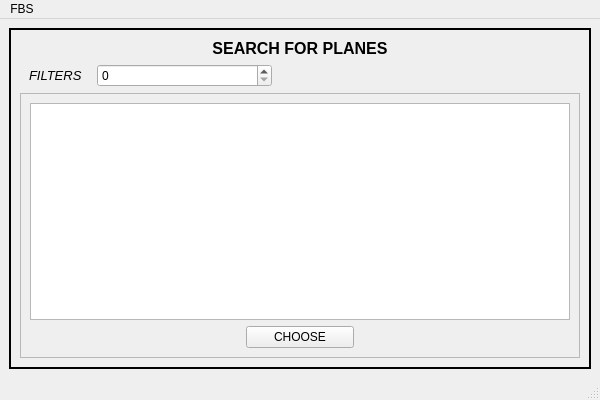
<?xml version="1.0" encoding="UTF-8"?>
<ui version="4.0">
 <class>MainWindow</class>
 <widget class="QMainWindow" name="MainWindow">
  <property name="geometry">
   <rect>
    <x>0</x>
    <y>0</y>
    <width>600</width>
    <height>400</height>
   </rect>
  </property>
  <property name="windowTitle">
   <string>MainWindow</string>
  </property>
  <widget class="QWidget" name="centralwidget">
   <layout class="QVBoxLayout" name="verticalLayout_2">
    <item>
     <widget class="QStackedWidget" name="stackedWidget_2">
      <property name="enabled">
       <bool>true</bool>
      </property>
      <property name="autoFillBackground">
       <bool>false</bool>
      </property>
      <property name="frameShape">
       <enum>QFrame::Shape::Box</enum>
      </property>
      <property name="frameShadow">
       <enum>QFrame::Shadow::Plain</enum>
      </property>
      <property name="lineWidth">
       <number>2</number>
      </property>
      <property name="midLineWidth">
       <number>1</number>
      </property>
      <property name="currentIndex">
       <number>3</number>
      </property>
      <widget class="QWidget" name="page_3">
       <layout class="QVBoxLayout" name="verticalLayout">
        <item>
         <widget class="QLabel" name="label_4">
          <property name="text">
           <string>&lt;!DOCTYPE HTML PUBLIC &quot;-//W3C//DTD HTML 4.0//EN&quot; &quot;http://www.w3.org/TR/REC-html40/strict.dtd&quot;&gt;
&lt;html&gt;&lt;head&gt;&lt;meta name=&quot;qrichtext&quot; content=&quot;1&quot; /&gt;&lt;meta charset=&quot;utf-8&quot; /&gt;&lt;style type=&quot;text/css&quot;&gt;
p, li { white-space: pre-wrap; }
hr { height: 1px; border-width: 0; }
li.unchecked::marker { content: &quot;\2610&quot;; }
li.checked::marker { content: &quot;\2612&quot;; }
&lt;/style&gt;&lt;/head&gt;&lt;body style=&quot; font-family:'Segoe UI'; font-size:9pt; font-weight:400; font-style:normal;&quot;&gt;
&lt;p align=&quot;center&quot; style=&quot; margin-top:0px; margin-bottom:0px; margin-left:0px; margin-right:0px; -qt-block-indent:0; text-indent:0px;&quot;&gt;&lt;span style=&quot; font-size:16pt; font-weight:700;&quot;&gt;REGISTRATION&lt;/span&gt;&lt;/p&gt;&lt;/body&gt;&lt;/html&gt;</string>
          </property>
          <property name="textFormat">
           <enum>Qt::TextFormat::RichText</enum>
          </property>
         </widget>
        </item>
        <item>
         <layout class="QFormLayout" name="formLayout">
          <item row="0" column="0">
           <widget class="QLabel" name="label_3">
            <property name="text">
             <string>e-mail</string>
            </property>
           </widget>
          </item>
          <item row="0" column="1">
           <widget class="QLineEdit" name="lineEdit"/>
          </item>
          <item row="1" column="0">
           <widget class="QLabel" name="label_2">
            <property name="text">
             <string>login</string>
            </property>
           </widget>
          </item>
          <item row="1" column="1">
           <widget class="QLineEdit" name="lineEdit_2"/>
          </item>
          <item row="2" column="0">
           <widget class="QLabel" name="label">
            <property name="text">
             <string>password</string>
            </property>
           </widget>
          </item>
          <item row="2" column="1">
           <widget class="QLineEdit" name="lineEdit_3"/>
          </item>
         </layout>
        </item>
        <item>
         <spacer name="verticalSpacer">
          <property name="orientation">
           <enum>Qt::Orientation::Vertical</enum>
          </property>
          <property name="sizeType">
           <enum>QSizePolicy::Policy::Preferred</enum>
          </property>
          <property name="sizeHint" stdset="0">
           <size>
            <width>20</width>
            <height>40</height>
           </size>
          </property>
         </spacer>
        </item>
        <item>
         <layout class="QHBoxLayout" name="horizontalLayout_2" stretch="1,7,6">
          <item>
           <spacer name="horizontalSpacer">
            <property name="orientation">
             <enum>Qt::Orientation::Horizontal</enum>
            </property>
            <property name="sizeHint" stdset="0">
             <size>
              <width>40</width>
              <height>20</height>
             </size>
            </property>
           </spacer>
          </item>
          <item>
           <layout class="QHBoxLayout" name="horizontalLayout" stretch="1,2,1">
            <item>
             <widget class="QPushButton" name="pushButton_3">
              <property name="text">
               <string>TO LOGIN</string>
              </property>
             </widget>
            </item>
            <item>
             <spacer name="horizontalSpacer_3">
              <property name="orientation">
               <enum>Qt::Orientation::Horizontal</enum>
              </property>
              <property name="sizeType">
               <enum>QSizePolicy::Policy::Preferred</enum>
              </property>
              <property name="sizeHint" stdset="0">
               <size>
                <width>40</width>
                <height>20</height>
               </size>
              </property>
             </spacer>
            </item>
            <item>
             <widget class="QPushButton" name="pushButton">
              <property name="text">
               <string>REGISTER</string>
              </property>
             </widget>
            </item>
           </layout>
          </item>
          <item>
           <spacer name="horizontalSpacer_2">
            <property name="orientation">
             <enum>Qt::Orientation::Horizontal</enum>
            </property>
            <property name="sizeType">
             <enum>QSizePolicy::Policy::Expanding</enum>
            </property>
            <property name="sizeHint" stdset="0">
             <size>
              <width>12</width>
              <height>25</height>
             </size>
            </property>
           </spacer>
          </item>
         </layout>
        </item>
       </layout>
      </widget>
      <widget class="QWidget" name="page_4">
       <layout class="QGridLayout" name="gridLayout">
        <item row="0" column="0">
         <layout class="QVBoxLayout" name="verticalLayout_3">
          <item>
           <widget class="QLabel" name="label_5">
            <property name="text">
             <string>&lt;html&gt;&lt;head/&gt;&lt;body&gt;&lt;p align=&quot;center&quot;&gt;&lt;span style=&quot; font-size:16pt; font-weight:700;&quot;&gt;AUTHORISATION&lt;/span&gt;&lt;/p&gt;&lt;/body&gt;&lt;/html&gt;</string>
            </property>
           </widget>
          </item>
          <item>
           <layout class="QFormLayout" name="formLayout_2">
            <item row="0" column="0">
             <widget class="QLabel" name="label_6">
              <property name="text">
               <string>login</string>
              </property>
             </widget>
            </item>
            <item row="0" column="1">
             <widget class="QLineEdit" name="lineEdit_4"/>
            </item>
            <item row="1" column="0">
             <widget class="QLabel" name="label_7">
              <property name="text">
               <string>password</string>
              </property>
             </widget>
            </item>
            <item row="1" column="1">
             <widget class="QLineEdit" name="lineEdit_5"/>
            </item>
           </layout>
          </item>
          <item>
           <spacer name="verticalSpacer_2">
            <property name="orientation">
             <enum>Qt::Orientation::Vertical</enum>
            </property>
            <property name="sizeType">
             <enum>QSizePolicy::Policy::Preferred</enum>
            </property>
            <property name="sizeHint" stdset="0">
             <size>
              <width>20</width>
              <height>40</height>
             </size>
            </property>
           </spacer>
          </item>
          <item>
           <layout class="QHBoxLayout" name="horizontalLayout_3" stretch="0,1,0,1,0,1,0">
            <item>
             <spacer name="horizontalSpacer_5">
              <property name="orientation">
               <enum>Qt::Orientation::Horizontal</enum>
              </property>
              <property name="sizeHint" stdset="0">
               <size>
                <width>40</width>
                <height>20</height>
               </size>
              </property>
             </spacer>
            </item>
            <item>
             <widget class="QPushButton" name="pushButton_6">
              <property name="text">
               <string>TO REGISTRATION</string>
              </property>
             </widget>
            </item>
            <item>
             <spacer name="horizontalSpacer_6">
              <property name="orientation">
               <enum>Qt::Orientation::Horizontal</enum>
              </property>
              <property name="sizeHint" stdset="0">
               <size>
                <width>40</width>
                <height>20</height>
               </size>
              </property>
             </spacer>
            </item>
            <item>
             <widget class="QPushButton" name="pushButton_4">
              <property name="text">
               <string>LOGIN</string>
              </property>
             </widget>
            </item>
            <item>
             <spacer name="horizontalSpacer_7">
              <property name="orientation">
               <enum>Qt::Orientation::Horizontal</enum>
              </property>
              <property name="sizeHint" stdset="0">
               <size>
                <width>40</width>
                <height>20</height>
               </size>
              </property>
             </spacer>
            </item>
            <item>
             <widget class="QPushButton" name="pushButton_5">
              <property name="text">
               <string>RESET PASSWORD</string>
              </property>
             </widget>
            </item>
            <item>
             <spacer name="horizontalSpacer_8">
              <property name="orientation">
               <enum>Qt::Orientation::Horizontal</enum>
              </property>
              <property name="sizeHint" stdset="0">
               <size>
                <width>40</width>
                <height>20</height>
               </size>
              </property>
             </spacer>
            </item>
           </layout>
          </item>
         </layout>
        </item>
       </layout>
      </widget>
      <widget class="QWidget" name="page_ACC">
       <layout class="QFormLayout" name="formLayout_3">
        <item row="0" column="0">
         <widget class="QLabel" name="label_8">
          <property name="text">
           <string>&lt;html&gt;&lt;head/&gt;&lt;body&gt;&lt;p align=&quot;center&quot;&gt;&lt;span style=&quot; font-size:16pt; font-weight:700;&quot;&gt;MY ACCOUNT&lt;/span&gt;&lt;/p&gt;&lt;/body&gt;&lt;/html&gt;</string>
          </property>
         </widget>
        </item>
        <item row="0" column="1">
         <spacer name="horizontalSpacer_4">
          <property name="orientation">
           <enum>Qt::Orientation::Horizontal</enum>
          </property>
          <property name="sizeHint" stdset="0">
           <size>
            <width>401</width>
            <height>25</height>
           </size>
          </property>
         </spacer>
        </item>
        <item row="1" column="0">
         <layout class="QVBoxLayout" name="verticalLayout_4" stretch="5,0,1,0,1,0,5">
          <item>
           <spacer name="verticalSpacer_7">
            <property name="orientation">
             <enum>Qt::Orientation::Vertical</enum>
            </property>
            <property name="sizeHint" stdset="0">
             <size>
              <width>20</width>
              <height>40</height>
             </size>
            </property>
           </spacer>
          </item>
          <item>
           <widget class="QPushButton" name="pushButton_2">
            <property name="text">
             <string>PERSONAL INFORMATION</string>
            </property>
           </widget>
          </item>
          <item>
           <spacer name="verticalSpacer_8">
            <property name="orientation">
             <enum>Qt::Orientation::Vertical</enum>
            </property>
            <property name="sizeHint" stdset="0">
             <size>
              <width>20</width>
              <height>40</height>
             </size>
            </property>
           </spacer>
          </item>
          <item>
           <widget class="QPushButton" name="pushButton_7">
            <property name="text">
             <string>SEARCH FOR PLANES</string>
            </property>
           </widget>
          </item>
          <item>
           <spacer name="verticalSpacer_9">
            <property name="orientation">
             <enum>Qt::Orientation::Vertical</enum>
            </property>
            <property name="sizeHint" stdset="0">
             <size>
              <width>20</width>
              <height>40</height>
             </size>
            </property>
           </spacer>
          </item>
          <item>
           <widget class="QPushButton" name="pushButton_8">
            <property name="text">
             <string>HISTORY</string>
            </property>
           </widget>
          </item>
          <item>
           <spacer name="verticalSpacer_10">
            <property name="orientation">
             <enum>Qt::Orientation::Vertical</enum>
            </property>
            <property name="sizeHint" stdset="0">
             <size>
              <width>20</width>
              <height>40</height>
             </size>
            </property>
           </spacer>
          </item>
         </layout>
        </item>
        <item row="1" column="1">
         <widget class="QStackedWidget" name="stackedWidget">
          <property name="currentIndex">
           <number>2</number>
          </property>
          <widget class="QWidget" name="page_6">
           <layout class="QGridLayout" name="gridLayout_2">
            <item row="0" column="0">
             <layout class="QVBoxLayout" name="verticalLayout_5">
              <item>
               <spacer name="verticalSpacer_3">
                <property name="orientation">
                 <enum>Qt::Orientation::Vertical</enum>
                </property>
                <property name="sizeHint" stdset="0">
                 <size>
                  <width>20</width>
                  <height>40</height>
                 </size>
                </property>
               </spacer>
              </item>
              <item>
               <layout class="QFormLayout" name="formLayout_4">
                <item row="0" column="0">
                 <widget class="QLabel" name="label_9">
                  <property name="text">
                   <string>First name</string>
                  </property>
                 </widget>
                </item>
                <item row="0" column="1">
                 <widget class="QLineEdit" name="lineEdit_6"/>
                </item>
                <item row="1" column="0">
                 <widget class="QLabel" name="label_10">
                  <property name="text">
                   <string>Last name</string>
                  </property>
                 </widget>
                </item>
                <item row="1" column="1">
                 <widget class="QLineEdit" name="lineEdit_7"/>
                </item>
                <item row="2" column="0">
                 <widget class="QLabel" name="label_12">
                  <property name="text">
                   <string>Age</string>
                  </property>
                 </widget>
                </item>
                <item row="2" column="1">
                 <widget class="QLineEdit" name="lineEdit_8"/>
                </item>
                <item row="3" column="0">
                 <widget class="QLabel" name="label_11">
                  <property name="text">
                   <string>e-mail</string>
                  </property>
                 </widget>
                </item>
                <item row="3" column="1">
                 <widget class="QLineEdit" name="lineEdit_9"/>
                </item>
               </layout>
              </item>
              <item>
               <spacer name="verticalSpacer_4">
                <property name="orientation">
                 <enum>Qt::Orientation::Vertical</enum>
                </property>
                <property name="sizeHint" stdset="0">
                 <size>
                  <width>20</width>
                  <height>40</height>
                 </size>
                </property>
               </spacer>
              </item>
              <item>
               <layout class="QHBoxLayout" name="horizontalLayout_5">
                <item>
                 <spacer name="horizontalSpacer_11">
                  <property name="orientation">
                   <enum>Qt::Orientation::Horizontal</enum>
                  </property>
                  <property name="sizeHint" stdset="0">
                   <size>
                    <width>40</width>
                    <height>20</height>
                   </size>
                  </property>
                 </spacer>
                </item>
                <item>
                 <widget class="QPushButton" name="pushButton_9">
                  <property name="text">
                   <string>SAVE CHANGES</string>
                  </property>
                 </widget>
                </item>
                <item>
                 <spacer name="horizontalSpacer_12">
                  <property name="orientation">
                   <enum>Qt::Orientation::Horizontal</enum>
                  </property>
                  <property name="sizeHint" stdset="0">
                   <size>
                    <width>40</width>
                    <height>20</height>
                   </size>
                  </property>
                 </spacer>
                </item>
               </layout>
              </item>
             </layout>
            </item>
           </layout>
          </widget>
          <widget class="QWidget" name="page_7">
           <layout class="QGridLayout" name="gridLayout_3">
            <item row="0" column="0">
             <layout class="QVBoxLayout" name="verticalLayout_6">
              <item>
               <spacer name="verticalSpacer_5">
                <property name="orientation">
                 <enum>Qt::Orientation::Vertical</enum>
                </property>
                <property name="sizeHint" stdset="0">
                 <size>
                  <width>20</width>
                  <height>40</height>
                 </size>
                </property>
               </spacer>
              </item>
              <item>
               <layout class="QFormLayout" name="formLayout_5">
                <item row="0" column="0">
                 <widget class="QLabel" name="label_14">
                  <property name="text">
                   <string>First name</string>
                  </property>
                 </widget>
                </item>
                <item row="0" column="1">
                 <widget class="QFrame" name="frame">
                  <property name="frameShape">
                   <enum>QFrame::Shape::StyledPanel</enum>
                  </property>
                  <property name="frameShadow">
                   <enum>QFrame::Shadow::Raised</enum>
                  </property>
                 </widget>
                </item>
                <item row="1" column="0">
                 <widget class="QLabel" name="label_13">
                  <property name="text">
                   <string>Last name</string>
                  </property>
                 </widget>
                </item>
                <item row="1" column="1">
                 <widget class="QFrame" name="frame_4">
                  <property name="frameShape">
                   <enum>QFrame::Shape::StyledPanel</enum>
                  </property>
                  <property name="frameShadow">
                   <enum>QFrame::Shadow::Raised</enum>
                  </property>
                 </widget>
                </item>
                <item row="2" column="0">
                 <widget class="QLabel" name="label_15">
                  <property name="text">
                   <string>Age</string>
                  </property>
                 </widget>
                </item>
                <item row="2" column="1">
                 <widget class="QFrame" name="frame_3">
                  <property name="frameShape">
                   <enum>QFrame::Shape::StyledPanel</enum>
                  </property>
                  <property name="frameShadow">
                   <enum>QFrame::Shadow::Raised</enum>
                  </property>
                 </widget>
                </item>
                <item row="3" column="0">
                 <widget class="QLabel" name="label_16">
                  <property name="text">
                   <string>e-mail</string>
                  </property>
                 </widget>
                </item>
                <item row="3" column="1">
                 <widget class="QFrame" name="frame_2">
                  <property name="frameShape">
                   <enum>QFrame::Shape::StyledPanel</enum>
                  </property>
                  <property name="frameShadow">
                   <enum>QFrame::Shadow::Raised</enum>
                  </property>
                 </widget>
                </item>
               </layout>
              </item>
              <item>
               <spacer name="verticalSpacer_6">
                <property name="orientation">
                 <enum>Qt::Orientation::Vertical</enum>
                </property>
                <property name="sizeHint" stdset="0">
                 <size>
                  <width>20</width>
                  <height>40</height>
                 </size>
                </property>
               </spacer>
              </item>
              <item>
               <layout class="QHBoxLayout" name="horizontalLayout_4">
                <item>
                 <spacer name="horizontalSpacer_10">
                  <property name="orientation">
                   <enum>Qt::Orientation::Horizontal</enum>
                  </property>
                  <property name="sizeHint" stdset="0">
                   <size>
                    <width>40</width>
                    <height>20</height>
                   </size>
                  </property>
                 </spacer>
                </item>
                <item>
                 <widget class="QPushButton" name="pushButton_10">
                  <property name="text">
                   <string>CHANGE INFO</string>
                  </property>
                 </widget>
                </item>
                <item>
                 <spacer name="horizontalSpacer_9">
                  <property name="orientation">
                   <enum>Qt::Orientation::Horizontal</enum>
                  </property>
                  <property name="sizeHint" stdset="0">
                   <size>
                    <width>40</width>
                    <height>20</height>
                   </size>
                  </property>
                 </spacer>
                </item>
               </layout>
              </item>
             </layout>
            </item>
           </layout>
          </widget>
          <widget class="QWidget" name="page">
           <layout class="QGridLayout" name="gridLayout_4">
            <item row="0" column="0">
             <layout class="QVBoxLayout" name="verticalLayout_7">
              <item>
               <widget class="QLabel" name="label_17">
                <property name="text">
                 <string>&lt;html&gt;&lt;head/&gt;&lt;body&gt;&lt;p align=&quot;center&quot;&gt;&lt;span style=&quot; font-size:12pt;&quot;&gt;PURCHASE HISTORY&lt;/span&gt;&lt;/p&gt;&lt;/body&gt;&lt;/html&gt;</string>
                </property>
               </widget>
              </item>
              <item>
               <widget class="QTableView" name="tableView"/>
              </item>
             </layout>
            </item>
           </layout>
          </widget>
         </widget>
        </item>
       </layout>
      </widget>
      <widget class="QWidget" name="page_8">
       <layout class="QGridLayout" name="gridLayout_5">
        <item row="0" column="0">
         <layout class="QVBoxLayout" name="verticalLayout_8">
          <item>
           <widget class="QLabel" name="label_18">
            <property name="text">
             <string>&lt;html&gt;&lt;head/&gt;&lt;body&gt;&lt;p align=&quot;center&quot;&gt;&lt;span style=&quot; font-size:12pt; font-weight:700;&quot;&gt;SEARCH FOR PLANES&lt;/span&gt;&lt;/p&gt;&lt;/body&gt;&lt;/html&gt;</string>
            </property>
           </widget>
          </item>
          <item>
           <layout class="QHBoxLayout" name="horizontalLayout_6" stretch="1,0,1,20,35">
            <item>
             <spacer name="horizontalSpacer_13">
              <property name="orientation">
               <enum>Qt::Orientation::Horizontal</enum>
              </property>
              <property name="sizeHint" stdset="0">
               <size>
                <width>40</width>
                <height>20</height>
               </size>
              </property>
             </spacer>
            </item>
            <item>
             <widget class="QLabel" name="label_19">
              <property name="text">
               <string>&lt;html&gt;&lt;head/&gt;&lt;body&gt;&lt;p&gt;&lt;span style=&quot; font-size:10pt; font-style:italic;&quot;&gt;FILTERS&lt;/span&gt;&lt;/p&gt;&lt;/body&gt;&lt;/html&gt;</string>
              </property>
             </widget>
            </item>
            <item>
             <spacer name="horizontalSpacer_15">
              <property name="orientation">
               <enum>Qt::Orientation::Horizontal</enum>
              </property>
              <property name="sizeHint" stdset="0">
               <size>
                <width>40</width>
                <height>20</height>
               </size>
              </property>
             </spacer>
            </item>
            <item>
             <widget class="QSpinBox" name="spinBox"/>
            </item>
            <item>
             <spacer name="horizontalSpacer_14">
              <property name="orientation">
               <enum>Qt::Orientation::Horizontal</enum>
              </property>
              <property name="sizeHint" stdset="0">
               <size>
                <width>40</width>
                <height>20</height>
               </size>
              </property>
             </spacer>
            </item>
           </layout>
          </item>
          <item>
           <widget class="QScrollArea" name="scrollArea">
            <property name="widgetResizable">
             <bool>true</bool>
            </property>
            <widget class="QWidget" name="scrollAreaWidgetContents">
             <property name="geometry">
              <rect>
               <x>0</x>
               <y>0</y>
               <width>556</width>
               <height>253</height>
              </rect>
             </property>
             <layout class="QGridLayout" name="gridLayout_6">
              <item row="0" column="0">
               <layout class="QVBoxLayout" name="verticalLayout_9">
                <item>
                 <widget class="QColumnView" name="columnView"/>
                </item>
                <item>
                 <layout class="QHBoxLayout" name="horizontalLayout_7" stretch="2,1,2">
                  <item>
                   <spacer name="horizontalSpacer_16">
                    <property name="orientation">
                     <enum>Qt::Orientation::Horizontal</enum>
                    </property>
                    <property name="sizeHint" stdset="0">
                     <size>
                      <width>40</width>
                      <height>20</height>
                     </size>
                    </property>
                   </spacer>
                  </item>
                  <item>
                   <widget class="QPushButton" name="pushButton_11">
                    <property name="text">
                     <string>CHOOSE</string>
                    </property>
                   </widget>
                  </item>
                  <item>
                   <spacer name="horizontalSpacer_17">
                    <property name="orientation">
                     <enum>Qt::Orientation::Horizontal</enum>
                    </property>
                    <property name="sizeHint" stdset="0">
                     <size>
                      <width>40</width>
                      <height>20</height>
                     </size>
                    </property>
                   </spacer>
                  </item>
                 </layout>
                </item>
               </layout>
              </item>
             </layout>
            </widget>
           </widget>
          </item>
         </layout>
        </item>
       </layout>
      </widget>
     </widget>
    </item>
   </layout>
  </widget>
  <widget class="QMenuBar" name="menubar">
   <property name="geometry">
    <rect>
     <x>0</x>
     <y>0</y>
     <width>600</width>
     <height>21</height>
    </rect>
   </property>
   <widget class="QMenu" name="menuFBS">
    <property name="title">
     <string>FBS</string>
    </property>
   </widget>
   <addaction name="menuFBS"/>
  </widget>
  <widget class="QStatusBar" name="statusbar"/>
 </widget>
 <resources/>
 <connections/>
</ui>
